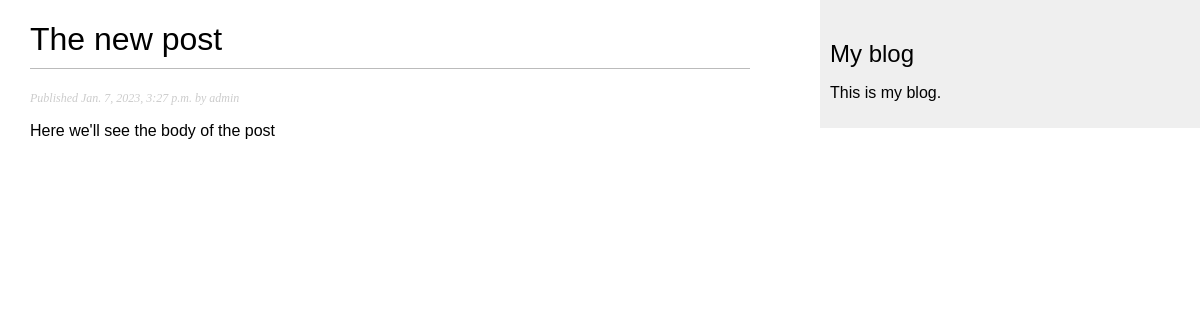
Page /blog/3/ on the committed database.
### blog/models.py (models this page shows, shortened)
class Post(models.Model):
    class Status(models.TextChoices):
        DRAFT = 'DF', 'Draft'
        PUBLISHED = 'PB', 'Published'
    objects = models.Manager() # the default manger
    published = PublishedManager() # Our custom manager
    title = models.CharField(max_length=250)
    slug = models.SlugField(max_length=250)
    body = models.TextField()
    publish = models.DateTimeField(default=timezone.now)
    created = models.DateTimeField(auto_now_add=True)
    updated = models.DateTimeField(auto_now=True)
    status = models.CharField(
        max_length=2, choices=Status.choices, default=Status.DRAFT)
    author = models.ForeignKey(
        User, on_delete=models.CASCADE, related_name='blog_posts')
    class Meta:
        ordering = ['-publish']
        indexes = [
            models.Index(fields=['-publish']),
        ]

### blog/views.py (the view)
# urls.py: path('<int:id>/',views.post_detail,name='post_detail')
def post_detail(request, id):
    post = get_object_or_404(Post,id=id,status=Post.Status.PUBLISHED)
    return render(request, 'blog/post/detail.html', {'post': post})

### blog/templates/blog/post/detail.html (shortened to what this page needs)
{% extends "blog/base.html" %}
{% block content %}
    <h1>{{post.title}}</h1>
    <p class="date">
        Published {{post.publish}} by {{post.author}}
    </p>
    {{post.body|linebreaks}}
{% endblock %}

### blog/static/css/blog.css (style rules this page uses)
body { margin: 0; padding: 0; font-family: helvetica, sans-serif; }
h1 { font-weight: normal; border-bottom: 1px solid #bbb; padding: 0 0 10px 0; }
p.date { color: #ccc; font-family: georgia, serif; font-size: 12px; font-style: italic; }

### rows in the picture
Post: title "The new post", publish "Jan. 7, 2023, 3:27 p.m.", author "admin", body "Here we'll see the body of the post"
